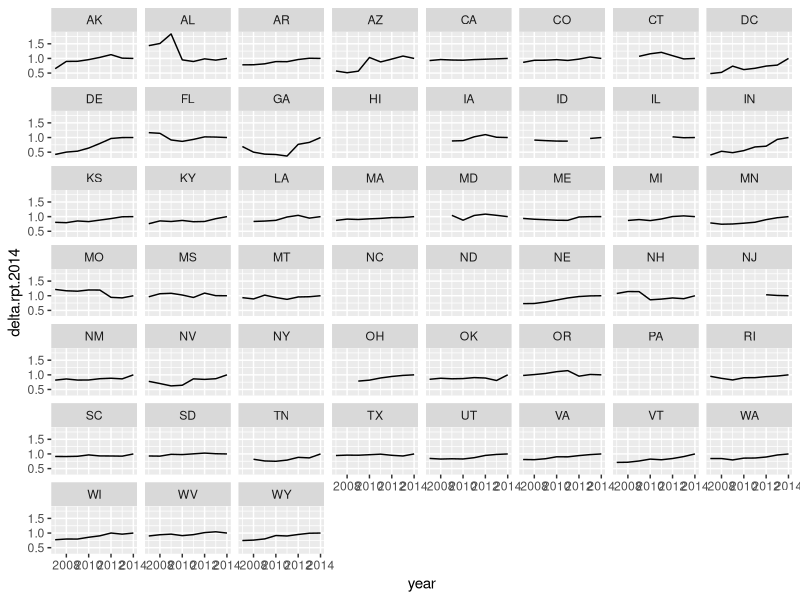
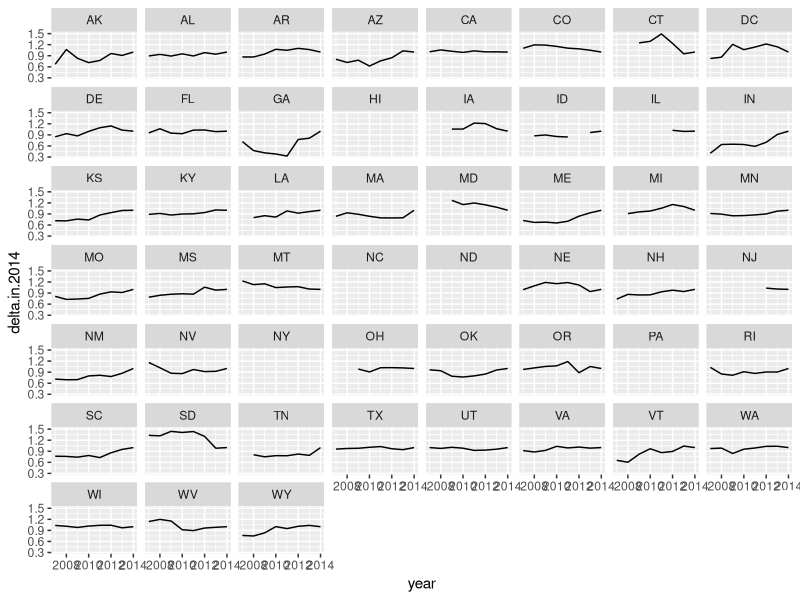
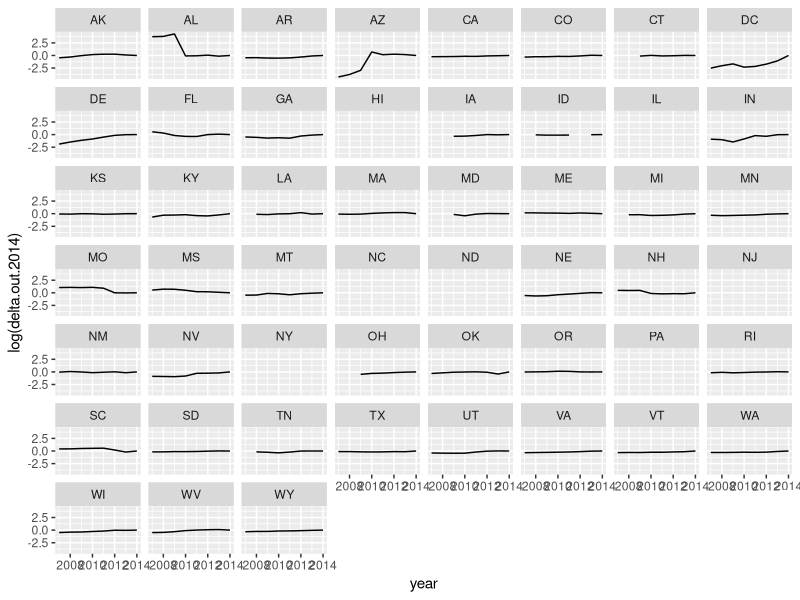

Recreate these plots in R, in order.
## ---- chunk 1
library(ggplot2)
library(dplyr)
setwd("C:/Users/frank/Dropbox/surv-paper")
d<-read.csv("scn-out.csv", colClasses=c("character", "integer", "integer", "integer"))

d$tot.rpt<-d$scrn.in+d$scrn.out

d$delta.rpt.2014<-NA
d$delta.in.2014<-NA
d$delta.out.2014<-NA

for(i in unique(d$state)){
  z<-which(d$state==i)
  index<-z[which(d[z, "year"]==2014)]
  init.tot<-d[index, "tot.rpt"]
  init.in<-d[index, "scrn.in"]
  init.out<-d[index, "scrn.out"]
  d$delta.rpt.2014[z]<-d[z,"tot.rpt"]/init.tot
  d$delta.in.2014[z]<-d[z,"scrn.in"]/init.in
  d$delta.out.2014[z]<-d[z,"scrn.out"]/init.out
  
}

ggplot(d, aes(y=delta.rpt.2014, x=year))+geom_line()+facet_wrap(~state)
ggplot(d, aes(y=delta.in.2014, x=year))+geom_line()+facet_wrap(~state)
ggplot(d, aes(y=log(delta.out.2014), x=year))+geom_line()+facet_wrap(~state)

